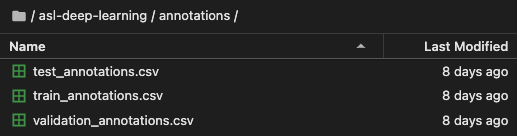
#> input picture object-detection/challenger-model/images/annotations.png, 517 x 136 px, found by its file name; its folder holds 4 pictures in this run
$ jupyter execute EDA.ipynb
#> lines starting #> are read from the running program, lines starting #| are printed output that depends on the picture
# ASL DATA EDA

[cell 1]
import os
from collections import Counter
import matplotlib.pyplot as plt
from PIL import Image
import numpy as np
import random

## Number of images in each set

[cell 2]
dirs = {'Training images': '../data/train/images/',
        'Test Images' : '../data/test/images/',
        'Validation Images' : '../data/valid/images/'}

[cell 3]
for d in dirs.keys():
    print(d+':', len(os.listdir(dirs[d])))

## Frequency of each Letter

[cell 4]
freq = {}
for d in dirs:
    files = os.listdir(dirs[d])
    letters = [file[0] for file in files]
    freq[d] = (dict(Counter(letters)))

#freq

[cell 5]
# Create a subplot with 3 rows and 1 column
fig, axs = plt.subplots(3, 1, figsize=(6, 12))

# Iterate over the directories and their corresponding letter frequencies
for i, (directory, freqs) in enumerate(freq.items()):
    # Get the letters and frequencies
    letters = list(freqs.keys())
    frequencies = list(freqs.values())

    # Plot the distribution in the corresponding subplot
    ax = axs[i]
    ax.bar(letters, frequencies)
    ax.set_title(directory)

# Set the overall title for the subplot
fig.suptitle('Letter Frequency Distributions')

# Adjust the spacing between subplots
plt.tight_layout()

# Display the plot
plt.show()
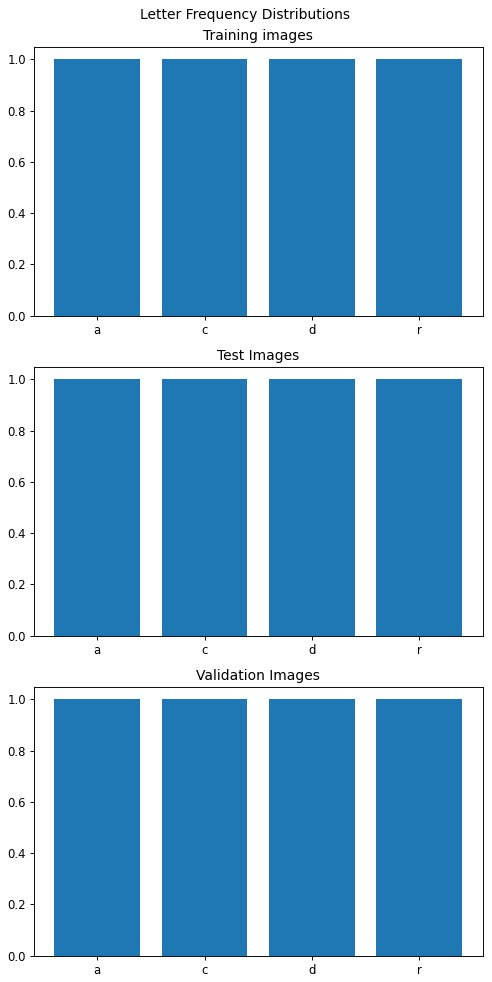
#> figure drawn by matplotlib, 3 panels

## Image size statistics

[cell 6]
for d in dirs:
    # Initialize variables
    sizes = []

    # Iterate over the image files in the directory
    for filename in os.listdir(dirs[d]):
        # Open the image using PIL
        image = Image.open(os.path.join(dirs[d], filename))
#> image is the input picture: PIL image 517x136 RGBA; mean R, G, B, A 40.5, 40.8, 40.5, 255

        # Get the image size (width, height)
        sizes.append(image.size)

    # Calculate min, max, mean, and median image sizes
    min_size = np.min(sizes, axis=0)
    max_size = np.max(sizes, axis=0)
    mean_size = np.mean(sizes, axis=0)
    median_size = np.median(sizes, axis=0)

    # Print the results
    print(d)
    print("Minimum Image Size:", min_size)
    print("Maximum Image Size:", max_size)
    print("Mean Image Size:", mean_size)
    print("Median Image Size:", median_size)
    print()

## Image Intensity Plots

[cell 7]
# Randomly choose 3 images to display
random.seed(432)
images = random.sample(os.listdir(dirs['Training images']),3)

# Create a subplot for the histograms
fig, axs = plt.subplots(3, 1, figsize=(8, 12))

# Iterate over the chosen images and plot their histograms
for i, image_file in enumerate(images):
    # Construct the full path to the image file
    image_path = os.path.join(dirs['Training images'], image_file)

    # Open the image using PIL
    image = Image.open(image_path)
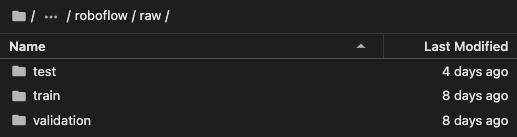
#> input picture object-detection/challenger-model/images/raw.png, 517 x 137 px, found by its file name
#> image is the input picture: PIL image 517x137 RGBA; mean R, G, B, A 37.3, 37.3, 37.3, 255

    # Convert the image to grayscale
    image_gray = image.convert('L')

    # Convert the grayscale image to a NumPy array
    image_array = np.array(image_gray)

    # Flatten the image array
    image_flat = image_array.flatten()

    # Plot the histogram on the corresponding subplot
    axs[i].hist(image_flat, bins=256, color='steelblue', alpha=0.7)
    axs[i].set_xlabel('Intensity')
    axs[i].set_ylabel('Frequency')
    axs[i].set_title(f'Image {i+1} Intensity Histogram')

# Adjust the spacing between subplots
plt.tight_layout()

# Display the subplots
plt.show()
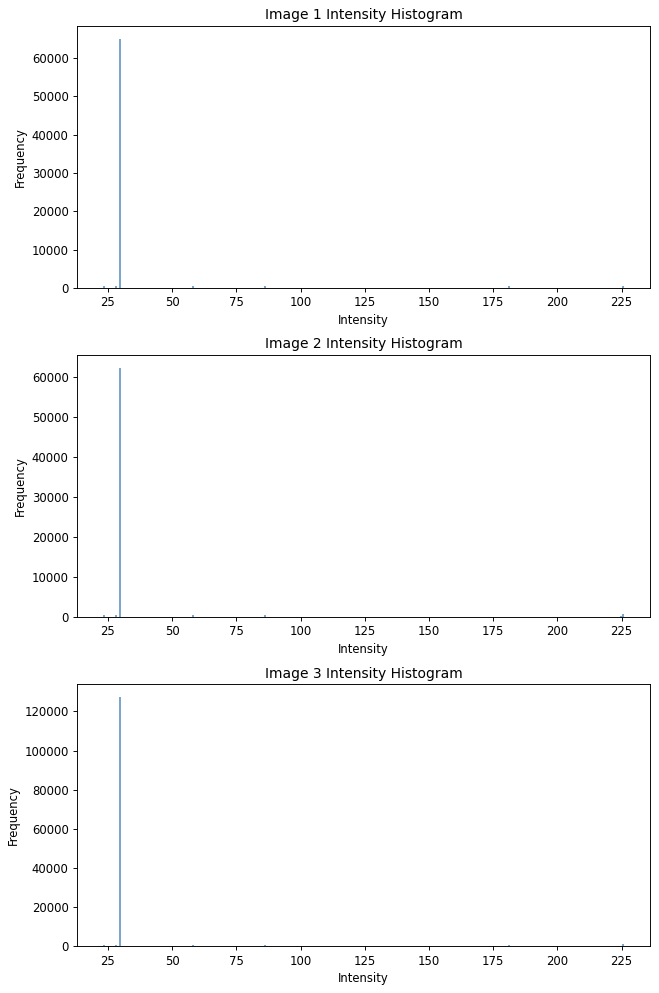
#> figure drawn by matplotlib, 3 panels; panel 1: tallest bar 65038 high, from x = 29.34 to 30.14; panel 2: tallest bar 62402 high, from x = 29.34 to 30.14; panel 3: tallest bar 127355 high, from x = 29.34 to 30.14
